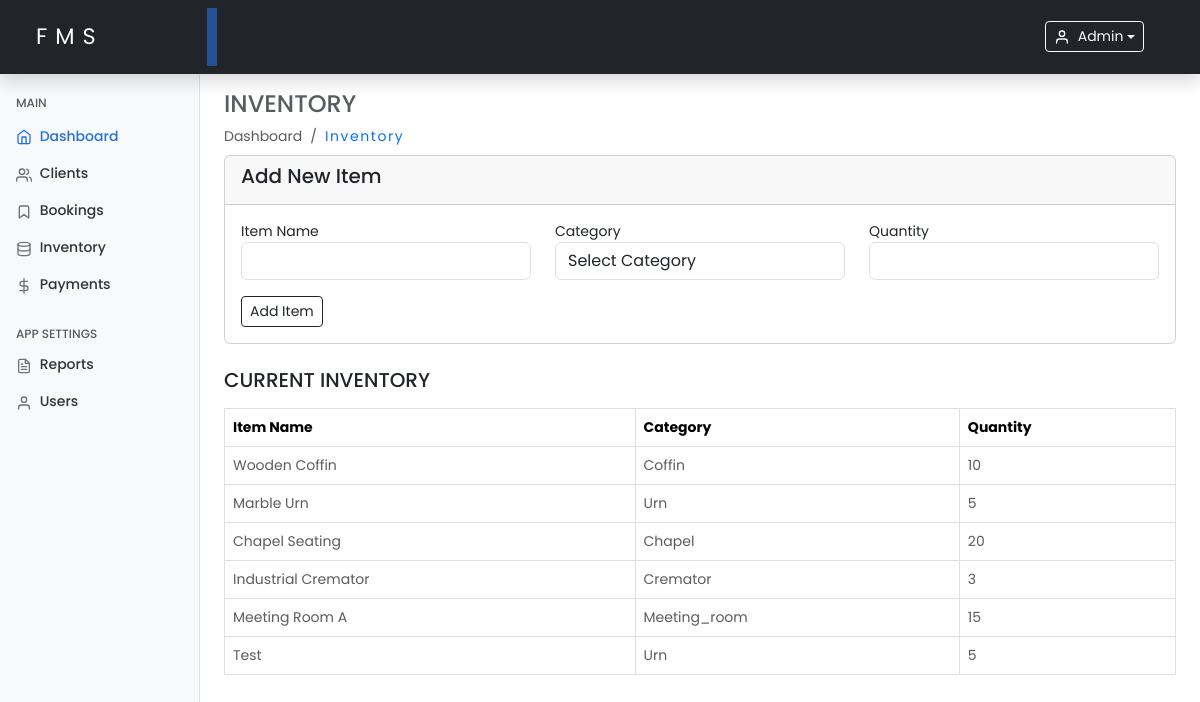
The app's page /inventory.php (signed in) with its own data.
### tables this page shows
CREATE TABLE `inventory` (
  `id` int(11) NOT NULL,
  `item_name` varchar(100) NOT NULL,
  `category` enum('coffin','urn','chapel','cremator','meeting_room') NOT NULL,
  `quantity` int(11) NOT NULL,
  `last_updated` timestamp NOT NULL DEFAULT current_timestamp() ON UPDATE current_timestamp()
);

### includes/functions.php (called while the page is built, shortened)
<?php
function fetchInventoryData($conn)
{
    $inventoryData = [];
    $stmt = $conn->prepare("SELECT id, item_name, category, quantity FROM inventory");
    if ($stmt->execute()) {
        $result = $stmt->get_result();
        while ($row = $result->fetch_assoc()) {
            $inventoryData[] = $row;
        }
    } else {
        echo "Error fetching inventory data: " . $stmt->error;
    }
    return $inventoryData;
}

### inventory.php (the view, shortened to what this page needs)
<?php
include 'includes/functions.php';
$inventoryData = fetchInventoryData($conn);
include './includes/header.php';
include './includes/sidebar.php';
?>
<main class="col-md-9 ms-sm-auto col-lg-10 px-md-4 mt-2">
    <h4 class="text-muted text-uppercase mt-2">Inventory</h4>
    <ol class="breadcrumb mb-2">
        <li class="breadcrumb-item active">Dashboard</li>
        <li class="breadcrumb-item">
            <a class="text-decoration-none hover-underline" href="inventory.php">Inventory</a>
        </li>
    </ol>
    <div class="card mb-4">
        <div class="card-header">
            <h5 class="card-title">Add New Item</h5>
        </div>
        <div class="card-body">
            <form method="POST">
                <div class="row mb-3">
                    <div class="col-md-4 form-group">
                        <label for="item_name">Item Name</label>
                        <input type="text" name="item_name" class="form-control" required>
                    </div>
                    <div class="col-md-4 form-group">
                        <label for="category">Category</label>
                        <select name="category" class="form-control" required>
                            <option value="" disabled selected>Select Category</option>
                        </select>
                    </div>
                    <div class="col-md-4 form-group">
                        <label for="quantity">Quantity</label>
                        <input type="number" name="quantity" class="form-control" required>
                    </div>
                </div>
                <button type="submit" name="add_item" class="btn btn-sm btn-outline-dark">Add Item</button>
            </form>
        </div>
    </div>
    <h5 class="text-dark text-uppercase mt-2">Current Inventory</h5>
    <table class="table table-bordered mt-3">
        <thead>
            <tr>
                <th>Item Name</th>
                <th>Category</th>
                <th>Quantity</th>
            </tr>
        </thead>
        <tbody>
            <?php foreach ($inventoryData as $item): ?>
            <tr>
                <td class="text-muted text-capitalize"><?php echo htmlspecialchars($item['item_name']); ?></td>
                <td class="text-muted text-capitalize"><?php echo htmlspecialchars($item['category']); ?></td>
                <td class="text-muted text-capitalize"><?php echo htmlspecialchars($item['quantity']); ?></td>
            </tr>
            <?php endforeach; ?>
        </tbody>
    </table>
</main>
<?php include './includes/footer.php'; ?>

### assets/css/dashboard.css (style rules this page uses)
* { margin: 0; padding: 0; box-sizing: border-box; }
body { font-size: .875rem; font-family: "Poppins", sans-serif; }

### includes/header.php (style rules this page uses)
.active { background-color: transparent !important; }
.text-decoration-none { font-weight: 400; letter-spacing: 0.1rem; text-decoration: none !important; }

### records on screen
inventory: item_name "Wooden Coffin", category "Coffin", quantity "10"
inventory: item_name "Marble Urn", category "Urn", quantity "5"
inventory: item_name "Chapel Seating", category "Chapel", quantity "20"
inventory: item_name "Industrial Cremator", category "Cremator", quantity "3"
inventory: item_name "Meeting Room A", category "Meeting_room", quantity "15"
inventory: item_name "Test", category "Urn", quantity "5"

### other values on screen
$_SESSION['username'] "Admin"
